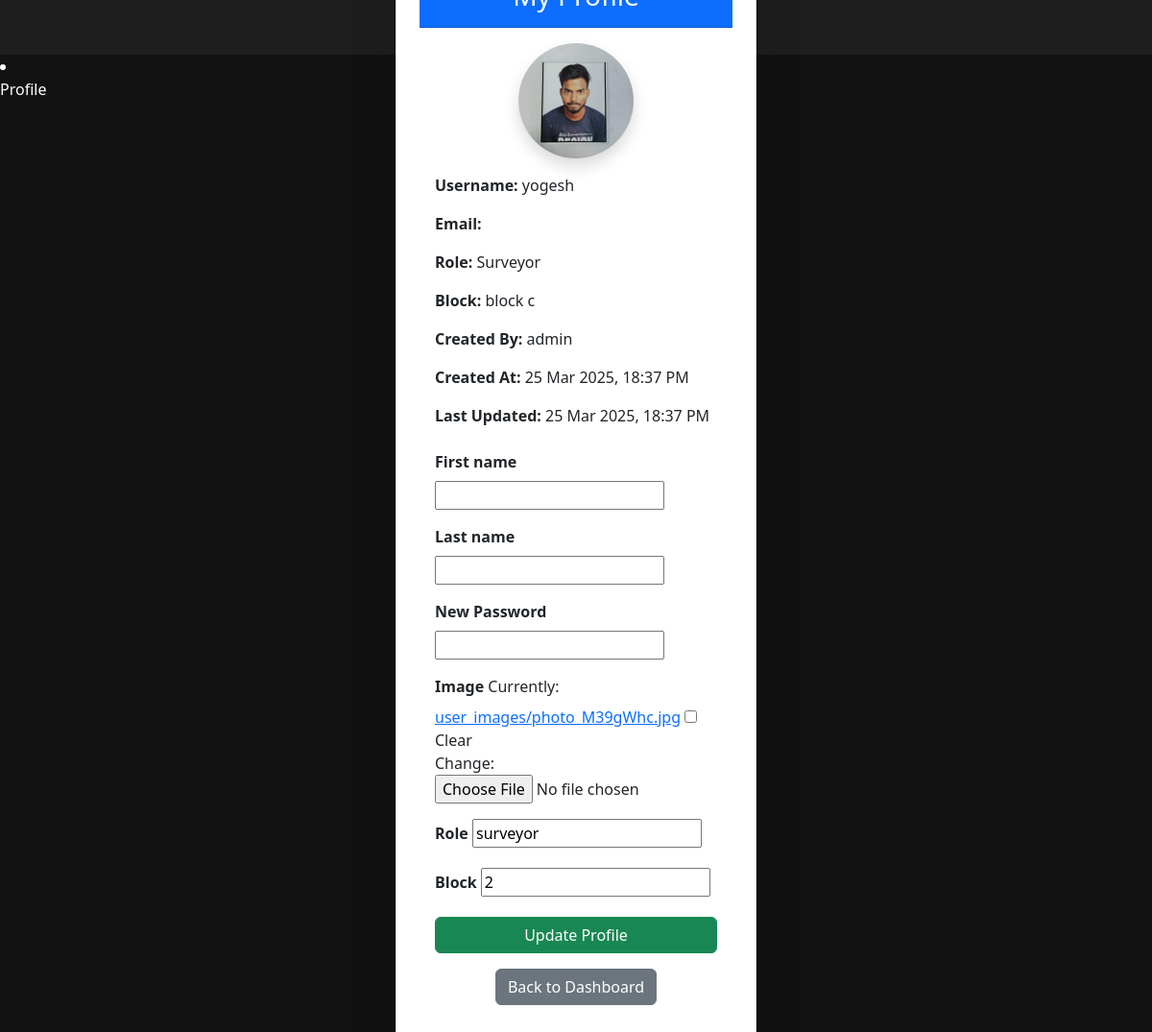
/profile/ (signed in), run on the app's committed database.
### users/models.py (models this page shows, shortened)
class User(AbstractUser):
    ROLE_CHOICES = (
        ('admin', 'Admin'),
        ('supervisor', 'Supervisor'),
        ('surveyor', 'Surveyor'),
    )
    role = models.CharField(max_length=20, choices=ROLE_CHOICES)
    block = models.ForeignKey('Block', on_delete=models.SET_NULL, null=True, blank=True)
    image = models.ImageField(upload_to='user_images/', null=True, blank=True)
    created_by = models.ForeignKey(
        settings.AUTH_USER_MODEL,
        on_delete=models.SET_NULL,
        null=True, blank=True,
        related_name="created_users"
    )
    created_at = models.DateTimeField(auto_now_add=True)
    last_updated_by = models.ForeignKey(
        settings.AUTH_USER_MODEL,
        on_delete=models.SET_NULL,
        null=True, blank=True,
        related_name="updated_users"
    )
    last_updated_at = models.DateTimeField(auto_now=True)
    groups = models.ManyToManyField(Group, related_name="custom_user_groups")
    user_permissions = models.ManyToManyField(Permission, related_name="custom_user_permissions")
    class Meta:
        constraints = [
            models.UniqueConstraint(fields=['block'], condition=models.Q(role='supervisor'), name="unique_supervisor_per_block"),
        ]

class Block(models.Model):
    name = models.CharField(max_length=100, unique=True)

### users/views.py (the view)
# urls.py: path('profile/',views.profile, name='profile'),
@login_required
def profile(request):
    user = request.user
    if request.method == 'POST':
        form = ProfileForm(request.POST, request.FILES, instance=user)
        if form.is_valid():
            new_password = form.cleaned_data.get('password')
            if new_password:
                user.set_password(new_password)  # Hashes and sets the new password
                user.save()  # Ensure password update is saved properly
                logout(request)  # Log out user after password change
                messages.success(request, 'Password changed successfully. Please log in again.')
                return redirect('login')  # Redirect to login page
            else:
                user.first_name = form.cleaned_data.get('first_name', user.first_name)
                user.last_name = form.cleaned_data.get('last_name', user.last_name)
                user.email = form.cleaned_data.get('email', user.email)
                user.image = form.cleaned_data.get('image', user.image)  # Ensure image updates
                user.save()  # Save user changes
                messages.success(request, 'Profile updated successfully.')
                return redirect('dashboard')  # Redirect to dashboard after update
    else:
        form = ProfileForm(instance=user)
    return render(request, 'users/profile.html', {'form': form, 'user': user})

### users/forms.py
class ProfileForm(forms.ModelForm):
    password = forms.CharField(widget=forms.PasswordInput(), required=False, label='New Password')
    class Meta:
        model = User
        fields = ['first_name', 'last_name', 'password', 'image', 'role', 'block']
        widgets = {
            'role': forms.TextInput(attrs={'readonly': 'readonly'}),
            'block': forms.TextInput(attrs={'readonly': 'readonly'}),
        }

### templates/users/profile.html (shortened to what this page needs)
{% extends "users/base.html" %}
{% block content %}
<div class="container mt-4">
    <div class="card p-4 shadow-lg">
        <div class="card-header bg-primary text-white text-center">
            <h3>My Profile</h3>
        </div>
        <div class="card-body text-center">
            <div class="mb-3">
                {% if user.image %}
                    <img src="{{ user.image.url }}" alt="Profile Image" class="rounded-circle shadow"
                         style="width: 120px; height: 120px; object-fit: cover;">
                {% else %}
                    <img src="/static/images/default-avatar.png" alt="Default Avatar" class="rounded-circle shadow"
                         style="width: 120px; height: 120px; object-fit: cover;">
                {% endif %}
            </div>
            <div class="text-start mb-4">
                <p><strong>Username:</strong> {{ user.username }}</p>
                <p><strong>Email:</strong> {{ user.email }}</p>
                <p><strong>Role:</strong> {{ user.role|title }}</p>
                <p><strong>Block:</strong> {{ user.block.name|default:"Not Assigned" }}</p>
                <p><strong>Created By:</strong> {{ user.created_by.username|default:"Admin" }}</p>
                <p><strong>Created At:</strong> {{ user.created_at|default:"-"|date:"d M Y, H:i A" }}</p>
                <p><strong>Last Updated:</strong> {{ user.last_updated_at|default:"-"|date:"d M Y, H:i A" }}</p>
            </div>
            <form method="post" enctype="multipart/form-data">
                {% for field in form %}
                    {% if field.name not in "created_by created_at last_updated" %}
                        <div class="mb-3 text-start">
                            <label class="form-label fw-bold">{{ field.label }}</label>
                            {{ field }}
                        </div>
                    {% endif %}
                {% endfor %}
                <button type="submit" class="btn btn-success w-100">Update Profile</button>
            </form>
            <div class="text-center mt-3">
                <a href="{% url 'dashboard' %}" class="btn btn-secondary">Back to Dashboard</a>
            </div>
        </div>
    </div>
</div>
{% endblock %}

### templates/users/base.html (style rules this page uses)
body { background-color: #121212; color: white; }

### data on the page
User: image (picture), username "yogesh", role "Surveyor", block.name "block c", created_by.username "admin", created_at "25 Mar 2025, 18:37 PM", last_updated_at "25 Mar 2025, 18:37 PM", form "surveyor" "2"

### other printed values
{{ field.label }} "First name" "Last name" "New Password" "Image" "Role" "Block"
